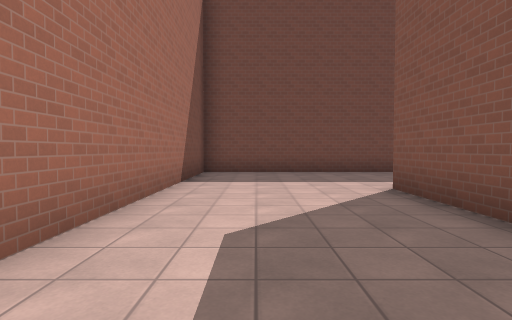
View 1 (above)

22 first-person views from a walk through a Godot game level. The camera is 1.3 m above the floor, tilts 2° down and sees 80° across. The floor is counted in squares, 2 m on a side. Each view is taken from the middle of a square. On the plan, view 1 faces up. The plan holds only what a view shows up to about 10 squares ahead; the rest is blank. The place goes on beyond the plan. Characters and animated objects are not drawn. Surface patterns are stand-ins for the level's own textures.

View 2
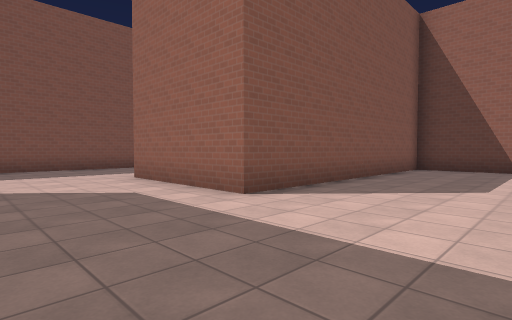

View 3
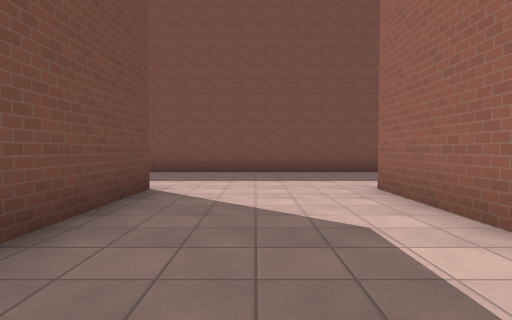

View 4
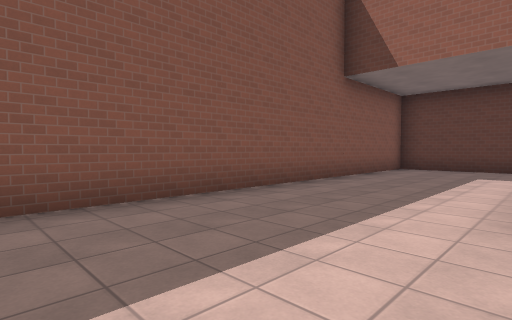

View 5
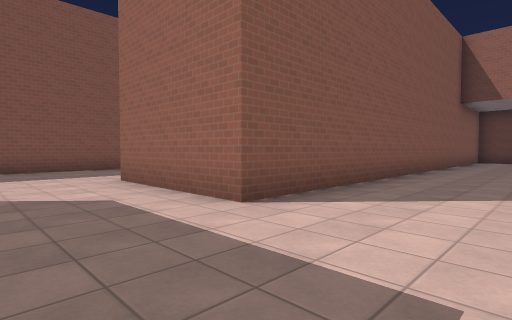

View 6
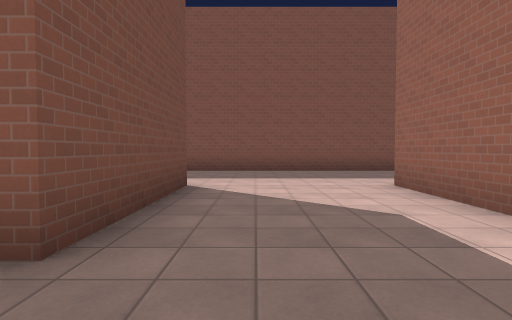

View 7
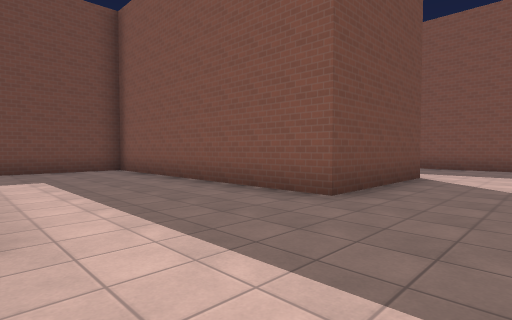

View 8
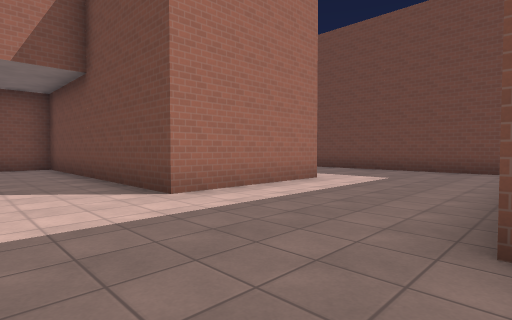

View 9
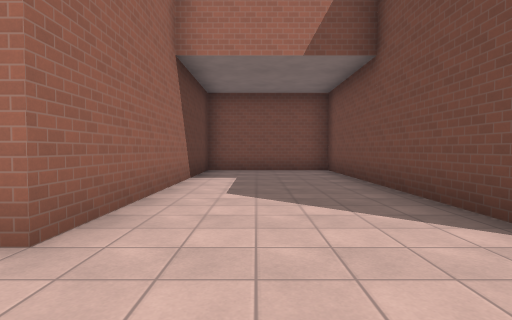

View 10
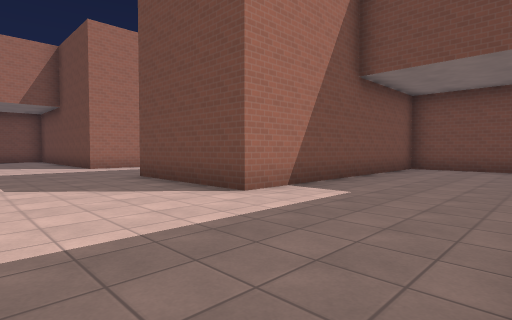

View 11
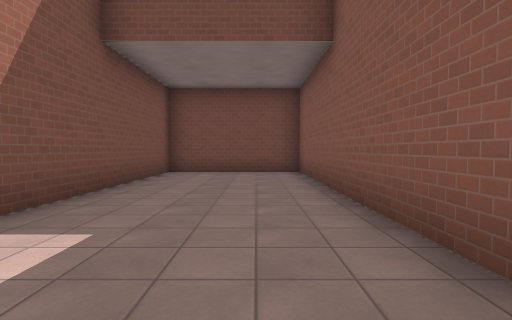

View 12
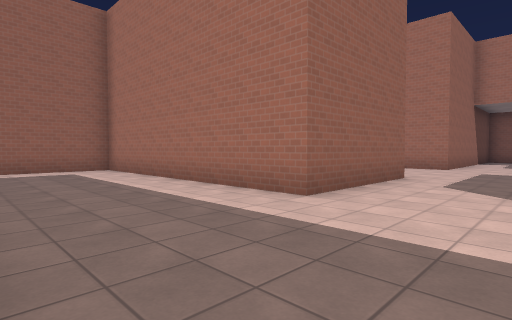

View 13
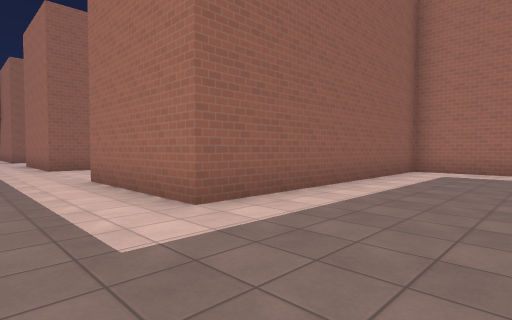

View 14
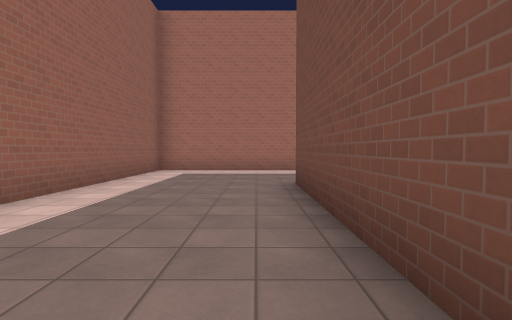

View 15
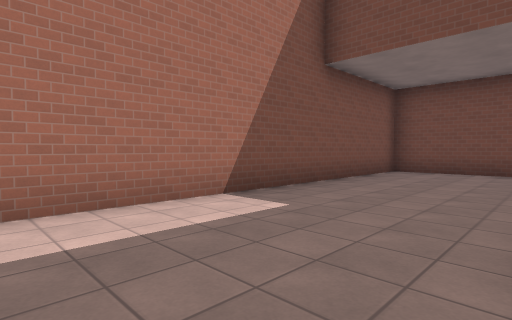

View 16
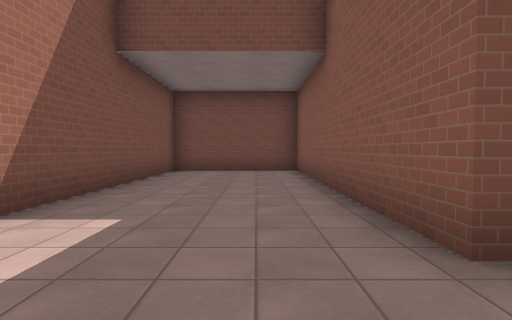

View 17
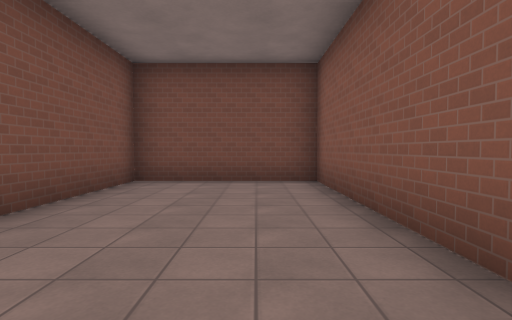

View 18
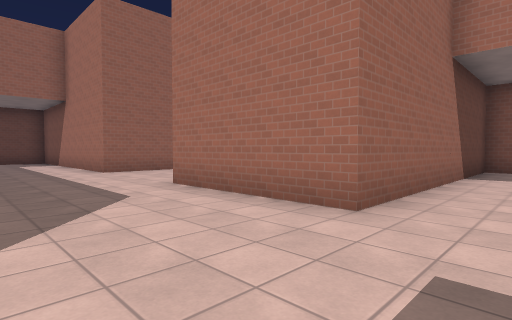

View 19
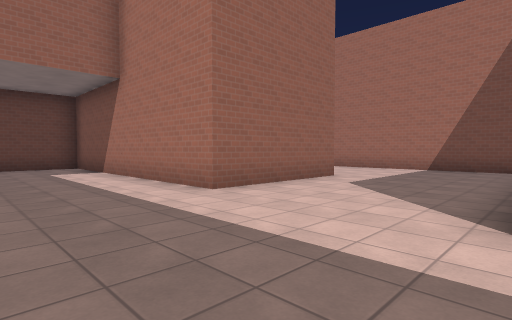

View 20
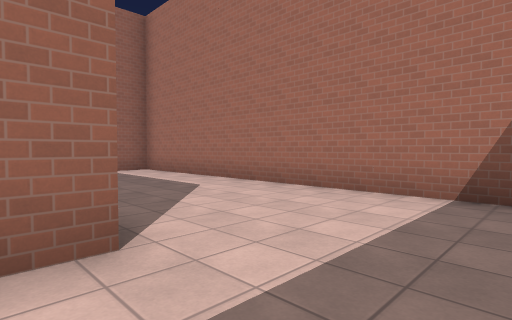

View 21
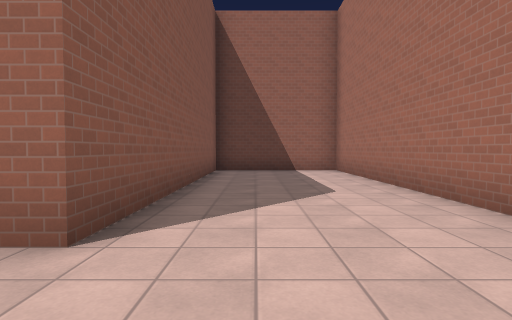

View 22
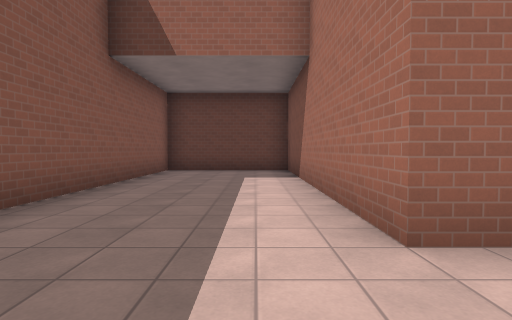

### Floor plan
Points are (right, up) in squares from view 1. A wall is a line through its corners. A room is listed if a view was taken in it or the views show most of it. See-through windows are left out.
Room 1 (views 1, 2, 3, 4, 5, 6, 7, 8, 9, 10, 11, 12, 13, 14, 15, 16, 17, 18, 19, 20, 21, 22)
walls: (17.3, 10.8) (17.3, 23.8) (13.5, 23.8) (13.5, 16.3) (9.7, 16.3) (9.7, 23.8) (2.3, 23.8) (2.3, 31.3) (-1.5, 31.3) (-1.5, 20) (6, 20) (6, 16.3) (-1.5, 16.3) (-1.5, 12.5) (6, 12.5) (6, 8.7) (-1.5, 8.7) (-1.5, -2.5) (2.3, -2.5) (2.3, 5) (6, 5) (6, -2.5) (9.7, -2.5) (9.7, 12.5) (13.5, 12.5) (13.5, 5) (16.1, 5)

Positions as (right, up) in squares from view 1, and headings:
1: (0, 0), facing up
2: (-1, 8), facing down-right
3: (1, 7), facing right
4: (6, 8), facing down-right
5: (7, 15), facing down-right
6: (8, 15), facing right
7: (6, 14), facing up-right
8: (10, 14), facing up-left
9: (8, 14), facing left
10: (17, 13), facing up-left
11: (16, 15), facing up
12: (17, 15), facing down-left
13: (8, 23), facing down-left
14: (8, 23), facing left
15: (2, 22), facing up-left
16: (1, 22), facing up
17: (1, 25), facing up
18: (9, 14), facing down-left
19: (9, 9), facing down-left
20: (3, 7), facing down-left
21: (1, 7), facing down
22: (7, 7), facing down
